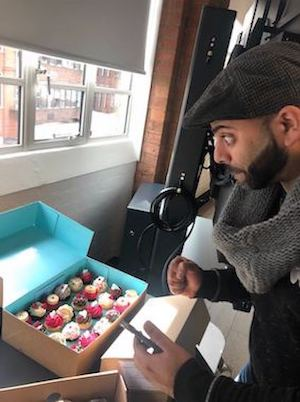
#> input picture Session 1 - KMeans Classification/Waz - Image Compression/HappyWaz.jpg, 300 x 402 px, found by its file name
$ python K_Means++_ImageCompression_SkLearn_Script.py
#> lines starting #> are read from the running program, lines starting #| are printed output that depends on the picture
#!/usr/bin/env python3
# -*- coding: utf-8 -*-
"""
Created on Sun Mar  1 21:06:26 2020

@author: mtwheeler
"""

import numpy as np
from sklearn.cluster import KMeans
from skimage.io import imread, imsave

n_colors = 2

sample_img = imread('HappyWaz.jpg')
#> sample_img is the input picture: shape (402, 300, 3); mean R, G, B 114, 109.2, 106

w,h,_ = sample_img.shape
#> w = 402; h = 300

sample_img = sample_img.reshape(w*h,3)

kmeans = KMeans(n_clusters=n_colors, random_state=0).fit(sample_img)

# find out which cluster each pixel belongs to.
labels = kmeans.predict(sample_img)

# the cluster centroids is our color palette
identified_palette = np.array(kmeans.cluster_centers_).astype(int)
#> identified_palette = [[73, 65, 62], [194, 194, 190]]

# recolor the entire image
recolored_img = np.copy(sample_img)
for index in range(len(recolored_img)):
    recolored_img[index] = identified_palette[labels[index]]

# reshape for display
recolored_img = recolored_img.reshape(w,h,3)
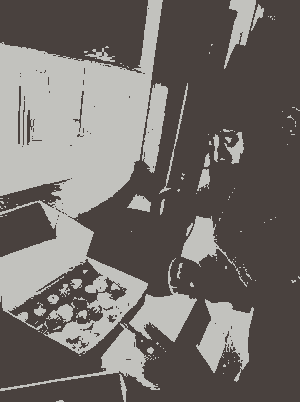
#> recolored_img: shape (402, 300, 3); mean of channels 0, 1, 2 113.8, 108.5, 105.2; drawn as R, G, B
imsave('HappyWaz(K=2)V2.jpg', recolored_img)
